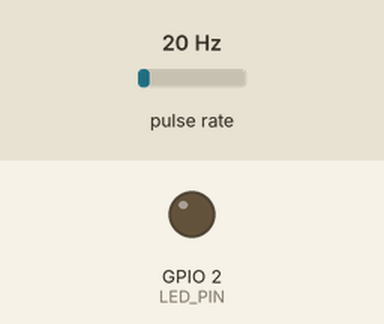
A sketch run on a simulated ESP32. Shown: output pins drawn as LEDs (lit = HIGH). Wiring (inferred from the names in the program): pulse sensor: data GPIO 18. Inputs (shaded band) come from the test bench; at power-on: pulse rate 20 Hz. WiFi joins after 1.5 s; servers stay silent unless stated; uploads are accepted with an empty reply; what the sketch prints to the serial monitor is not drawn.

Above: at 0.1 s.
At 61.0 s:
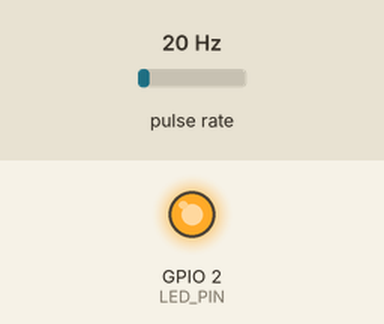
Timing chart, 0 to 122.5 s (numbered marks = the images above):
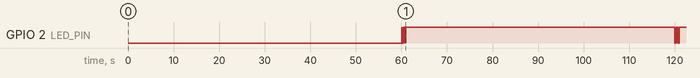

Measured:
- by itself, GPIO 2 (LED_PIN): goes 9 × (HIGH 0.05 s, LOW 0.05 s), HIGH 59.1 s, 9 × (LOW 0.05 s, HIGH 0.05 s), LOW 0.05 s, then HIGH

The sketch:

esp32_geiger.ino
```cpp
/*
 * Duskfall ESP32 Geiger Counter Node
 *
 * Reads pulses from a Geiger-Muller tube (via RadiationD-v1.1 board or similar)
 * and reports radiation levels (uSv/h) to Duskfall backend.
 *
 * Wiring:
 *   Geiger pulse output -> GPIO 18 (interrupt)
 *   LED status          -> GPIO 2 (built-in)
 *
 * Tube calibration:
 *   SBM-20:     CPM / 151 = uSv/h
 *   J305:       CPM / 153 = uSv/h
 *   LND-712:    CPM / 120 = uSv/h
 *
 * Normal background radiation: 0.05 - 0.20 uSv/h
 * Alert threshold:             > 0.50 uSv/h
 * Dangerous:                   > 1.00 uSv/h
 */

#include <WiFi.h>
#include <HTTPClient.h>
#include <ArduinoJson.h>

// ============ CONFIGURATION ============
const char* WIFI_SSID     = "YOUR_WIFI_SSID";
const char* WIFI_PASSWORD = "YOUR_WIFI_PASSWORD";
const char* DUSKFALL_URL  = "http://YOUR_DUSKFALL_HOST:8500";
const char* DUSKFALL_API_KEY = "YOUR_API_KEY";

const float LATITUDE  = 0.0;
const float LONGITUDE = 0.0;

// Tube calibration factor (CPM to uSv/h)
const float CPM_TO_USV = 151.0; // SBM-20 default

// Reporting interval
const int REPORT_INTERVAL_SEC = 60;

// Pins
const int GEIGER_PIN = 18;
const int LED_PIN    = 2;

// ============ GLOBALS ============
volatile unsigned long pulseCount = 0;
unsigned long lastReport = 0;
unsigned long lastMinutePulses = 0;
float cpm = 0;
float usvh = 0;

// Ring buffer for 5-minute running average
const int AVG_WINDOW = 5;
float cpmHistory[AVG_WINDOW] = {0};
int historyIdx = 0;

void IRAM_ATTR onGeigerPulse() {
  pulseCount++;
}

void setup() {
  Serial.begin(115200);
  pinMode(LED_PIN, OUTPUT);
  pinMode(GEIGER_PIN, INPUT_PULLUP);
  attachInterrupt(digitalPinToInterrupt(GEIGER_PIN), onGeigerPulse, FALLING);

  WiFi.begin(WIFI_SSID, WIFI_PASSWORD);
  Serial.print("Connecting");
  while (WiFi.status() != WL_CONNECTED) {
    delay(500);
    Serial.print(".");
  }
  Serial.println("\nConnected: " + WiFi.localIP().toString());
}

void loop() {
  if (millis() - lastReport >= REPORT_INTERVAL_SEC * 1000UL) {
    lastReport = millis();

    // Calculate CPM
    noInterrupts();
    unsigned long counts = pulseCount;
    pulseCount = 0;
    interrupts();

    cpm = counts * (60.0 / REPORT_INTERVAL_SEC);
    usvh = cpm / CPM_TO_USV;

    // Update running average
    cpmHistory[historyIdx] = cpm;
    historyIdx = (historyIdx + 1) % AVG_WINDOW;
    float avgCPM = 0;
    for (int i = 0; i < AVG_WINDOW; i++) avgCPM += cpmHistory[i];
    avgCPM /= AVG_WINDOW;
    float avgUSV = avgCPM / CPM_TO_USV;

    Serial.printf("CPM: %.0f | uSv/h: %.3f | 5min avg: %.3f uSv/h\n",
                  cpm, usvh, avgUSV);

    // Determine quality
    const char* quality = "good";
    if (counts < 5) quality = "low_count"; // statistically unreliable

    // Flash LED proportional to radiation level
    int flashes = (usvh > 1.0) ? 10 : (usvh > 0.5) ? 5 : 1;
    blinkLED(flashes);

    // Report to Duskfall
    reportRadiation(usvh, avgUSV, cpm, quality);
  }

  delay(10);
}

void reportRadiation(float instant, float avg5m, float currentCPM, const char* quality) {
  if (WiFi.status() != WL_CONNECTED) return;

  JsonDocument doc;
  JsonArray readings = doc["readings"].to<JsonArray>();

  // Instant reading
  JsonObject r1 = readings.add<JsonObject>();
  r1["sensor_type"] = "radiation";
  r1["value"] = instant;
  r1["unit"] = "uSv/h";
  r1["quality"] = quality;

  String payload;
  serializeJson(doc, payload);

  HTTPClient http;
  http.begin(String(DUSKFALL_URL) + "/api/sensors/batch");
  http.addHeader("Content-Type", "application/json");
  http.addHeader("X-Sensor-Key", DUSKFALL_API_KEY);
  http.POST(payload);
  http.end();
}

void blinkLED(int times) {
  for (int i = 0; i < times; i++) {
    digitalWrite(LED_PIN, LOW);
    delay(50);
    digitalWrite(LED_PIN, HIGH);
    delay(50);
  }
}
```
